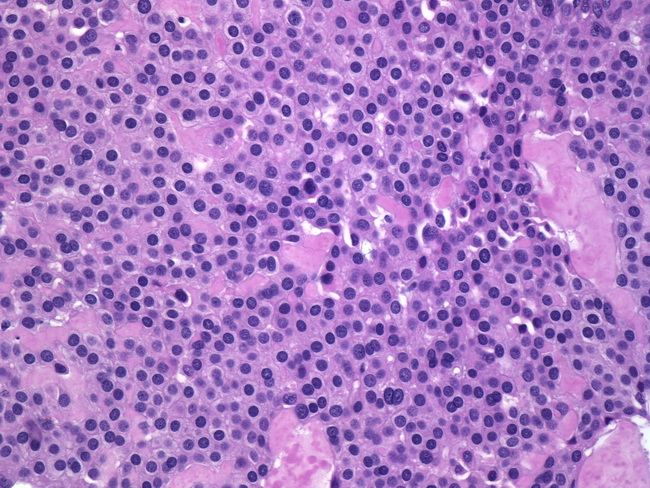
#> input picture Detection + Segmentation/images/GlomusTumor6.jpg, 650 x 488 px
$ python blob_detection.py
#> lines starting #> are read from the running program, lines starting #| are printed output that depends on the picture; after the words box and inside, x2 and y2 are one past the last pixel; in counts of white or black regions, pixels touching at a corner belong together
### Detection + Segmentation/src/file_operations.py
import cv2
from pathlib import Path

IMAGE_DIRECTORY = Path(__file__).parents[1] / "images"
assert IMAGE_DIRECTORY.exists(), f"Path {IMAGE_DIRECTORY} does not exist."


def read_image(filename):
#> called with filename = 'GlomusTumor6.jpg'
    filepath = IMAGE_DIRECTORY / filename
    assert filepath.exists(), f"Path {filepath} does not exist."
    return cv2.imread(str(filepath))
#> returned value is the input picture: shape (488, 650, 3); mean B, G, R 195.9, 123.8, 169.3


def save_image(image, filename):
    filepath = IMAGE_DIRECTORY / filename
    cv2.imwrite(str(filepath), image)


# [4 lines left out: function show_image, not called in this run]

### Detection + Segmentation/src/preprocessing.py
import cv2
from file_operations import read_image, show_image


def preprocess_image(image):
    return cv2.medianBlur(image, 5)


def gaussian_blur(image, kernel_size):  # I prefer kernel size = 5
    return cv2.GaussianBlur(image, (kernel_size, kernel_size), 0)


def median_blur(image, kernel_size):  # I prefer kernel size = 5
    return cv2.medianBlur(image, kernel_size)


# [11 lines that do not run on import are left out]

### Detection + Segmentation/src/blob_detection.py
import cv2
from file_operations import read_image, save_image
import numpy as np
import scipy.ndimage as ndi
from src.preprocessing import preprocess_image


def scaled_convolution(image, log, sigma, alpha=1.0, positive=True):
    """
    Apply a log scaled convolution to an image.
    Based on: https://ieeexplore.ieee.org/abstract/document/6408211
    R_i = N(I * (-K_i))
    , use positive image
    For , use negative image (255 - image)

    Args:
    - image (numpy.ndarray): The input image.
    - log_filter (numpy.ndarray): The log filter.
    - sigma (float): Standard deviation of the Gaussian.
    - alpha (float): Blob-center detection accuracy
    - positive (bool): For bright blobs w/ dark background, enable (default). For dark blobs w/ bright background, disable.

    Returns:
    - numpy.ndarray: The image filtered by the log filter.
    """
#> called with sigma = 5, alpha = 1, positive = False
    if not positive:
        image = 255 - image

    convolved = cv2.filter2D(image, -1, -log)  # I * (-K_i)
    scaled = (1 + np.log(sigma) ** alpha) ** 2 * convolved  # N(I * (-K_i))
    return scaled


def laplacian_of_gaussian(size, sigma):
    """
    Create a Laplacian of Gaussian (LoG) filter.

    Args:
    - size (int): The size of the filter. (should be odd)
    - sigma (float): Standard deviation of the Gaussian.

    Returns:
    - numpy.ndarray: The LoG filter.
    """
    ax = np.arange(-size // 2 + 1., size // 2 + 1.)
    x, y = np.meshgrid(ax, ax)

    h = -((x ** 2) + (y ** 2)) / (2 * sigma ** 2)
    d = (-1 / (np.pi * sigma ** 4)) * (1 - (x ** 2 + y ** 2) / (2 * sigma ** 2))

    kernel = d * np.exp(h)

    return kernel


def blob_detection(image, sigma=4.0, threshold=0, filename=""):
    """
    Create a Laplacian of Gaussian (LoG) filter.
    Based on: https://ieeexplore.ieee.org/abstract/document/6408211

    Args:
    - image (numpy.ndarray): The input image.
    - sigma (float): Standard deviation of the Gaussian. Default is 4.
    - threshold (float): The minimum intensity of a blob. Default is 0.
    - filename (str): The filename of the image. Default is "".

    Returns:
    - None
    """

    # Convert to grayscale
    image = cv2.cvtColor(image, cv2.COLOR_BGR2GRAY)
    save_image(image, f"{filename}_grayscale.jpg")

    # blob radius is roughly 3 * sigma + 1
    size = int(2 * np.ceil(3 * sigma + 1) + 1)

    # Apply LoG filter
    log = laplacian_of_gaussian(size, sigma)

    # Scale the filtered image
    scaled = scaled_convolution(image, log, sigma, 1, False)

    # Find local maxima
    local_max = ndi.maximum_filter(scaled, size=size // 2 + 1, mode='nearest')
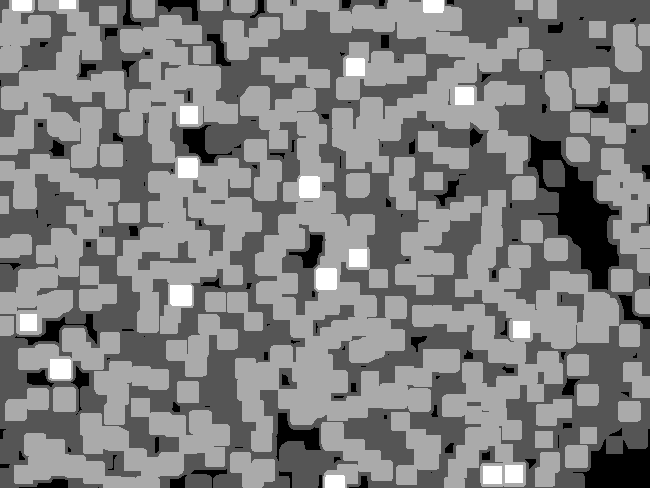
#> local_max: shape (488, 650) float64; min 0, max 20.43, mean 10.3; drawn with min black and max white

    # calculate the mask of maximums that are equal to the local maxima and greater than the threshold
    mask = (scaled == local_max) & (local_max > threshold)
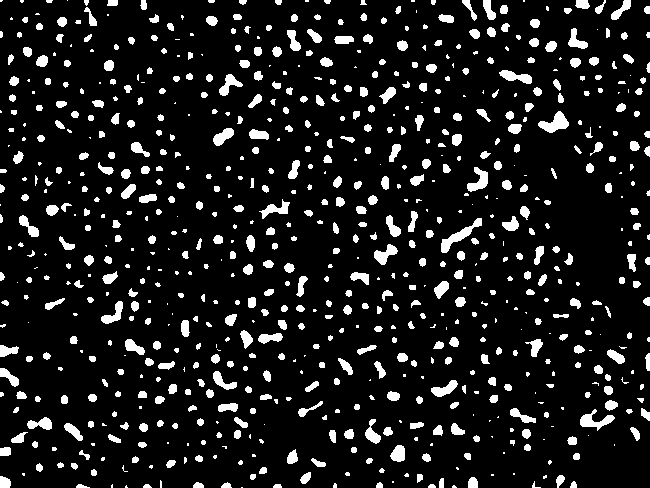
#> mask: shape (488, 650) bool; 10.6% white; 784 white regions (259 under 20 px), largest, box (x1, y1, x2, y2) and area: (441, 218, 482, 253) 390, (538, 111, 569, 133) 351, (580, 409, 615, 431) 316
    save_image(mask.astype(np.uint8) * 255, f"{filename}_mask.jpg")

    # Normalize the image to [0, 255]
    scaled /= np.max(scaled)
    scaled *= 255
    scaled = scaled.astype(np.uint8)
    save_image(scaled, f"{filename}_scaled_log.jpg")

    return mask


if __name__ == "__main__":
    image = read_image("GlomusTumor6.jpg")
    image = preprocess_image(image)
    save_image(image, f"GlomusTumor6_preprocessed.jpg")
    blob_detection(image, sigma=5, threshold=0, filename="GlomusTumor6")

    image = read_image("metastatic-breast-cancer.jpg")
#> call 2 of read_image, with filename = 'metastatic-breast-cancer.jpg'
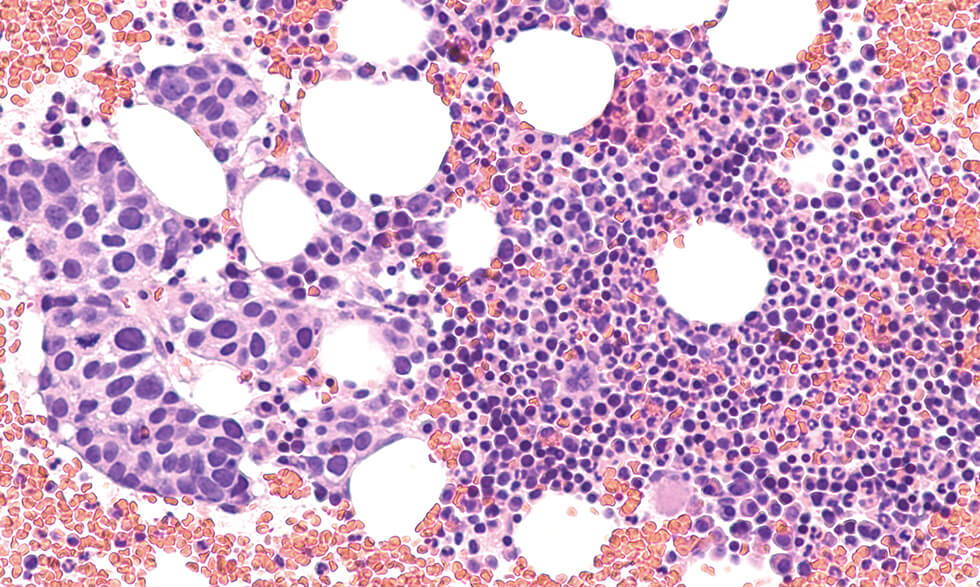
#> input picture Detection + Segmentation/images/metastatic-breast-cancer.jpg, 980 x 587 px
#> in read_image, returned value is the input picture: shape (587, 980, 3); mean B, G, R 200, 168.4, 206.6
    image = preprocess_image(image)
    save_image(image, f"metastatic-breast-cancer_preprocessed.jpg")
    blob_detection(image, sigma=5, threshold=0, filename="metastatic-breast-cancer")
#> call 2 of blob_detection, with sigma = 5, threshold = 0, filename = 'metastatic-breast-cancer'
#> in blob_detection (call 2), `image = cv2.cvtColor(image, cv2.COLOR_BGR2GRAY)`:
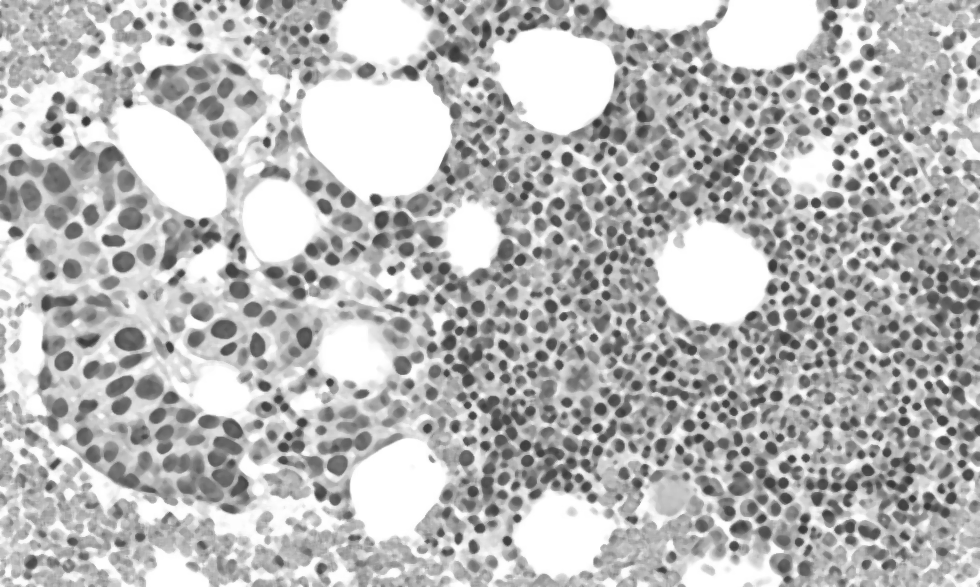
#> image: shape (587, 980); min 50, max 255, mean 184.3
#> call 2 of scaled_convolution, with sigma = 5, alpha = 1, positive = False
#> in scaled_convolution (call 2), `image = 255 - image`:
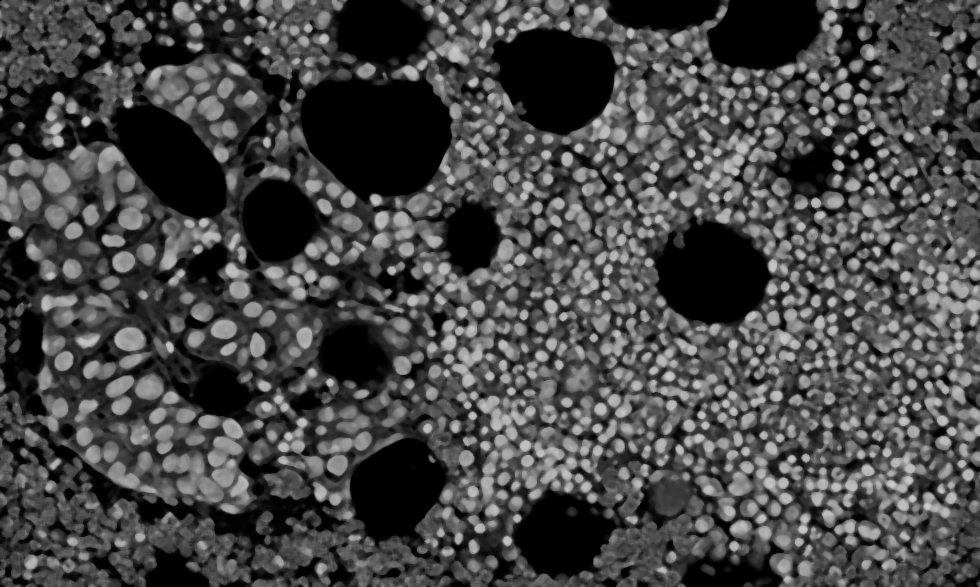
#> image: shape (587, 980); min 0, max 205, mean 70.7
#> in blob_detection (call 2), `local_max = ndi.maximum_filter(scaled, size=size // 2 + 1, mode='neare..`:
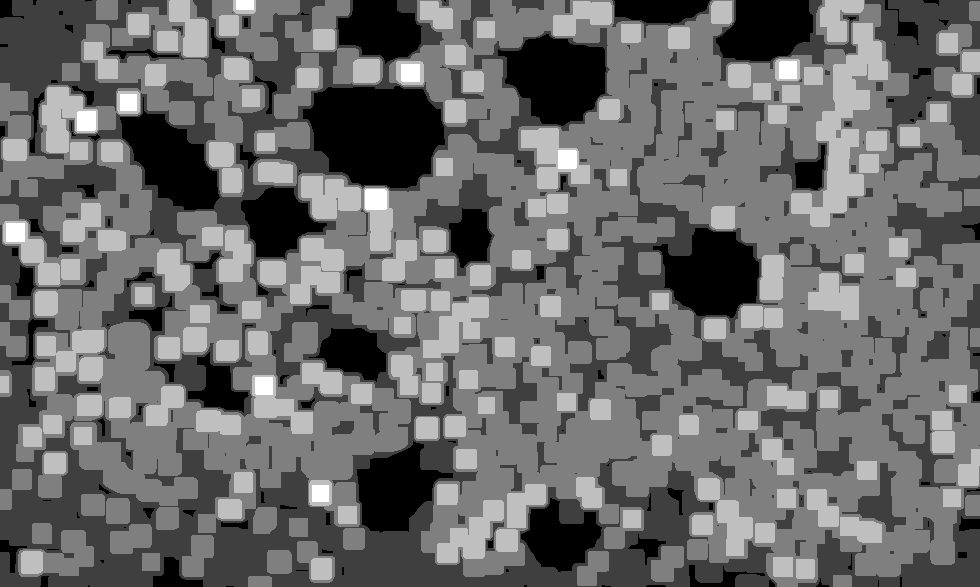
#> local_max: shape (587, 980) float64; min 0, max 27.24, mean 11.4; drawn with min black and max white
#> in blob_detection (call 2), `mask = (scaled == local_max) & (local_max > threshold)`:
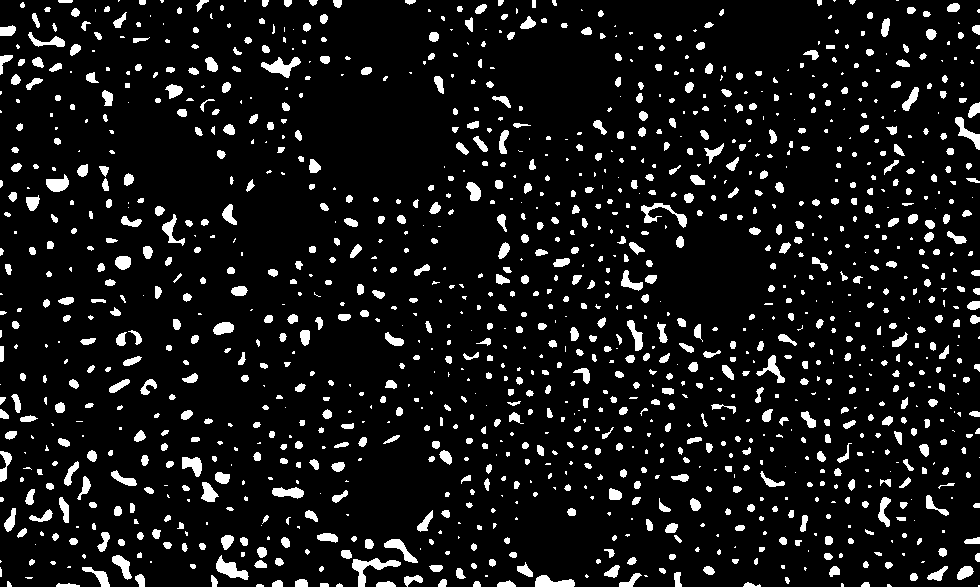
#> mask: shape (587, 980) bool; 8.8% white; 1301 white regions (508 under 20 px), largest, box (x1, y1, x2, y2) and area: (352, 558, 401, 587) 469, (261, 57, 301, 78) 383, (216, 555, 249, 580) 373
